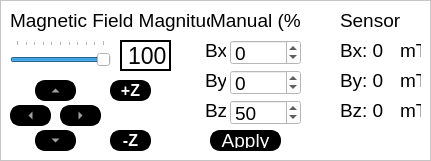
    <widget class="QFrame" name="frame_2">
     <property name="geometry">
      <rect>
       <x>10</x>
       <y>228</y>
       <width>431</width>
       <height>161</height>
      </rect>
     </property>
     <property name="styleSheet">
      <string notr="true"> color: rgb(0, 0, 0);
 background-color: rgb(255, 255, 255);
font-size: 14pt; font: Arial;</string>
     </property>
     <property name="frameShape">
      <enum>QFrame::StyledPanel</enum>
     </property>
     <property name="frameShadow">
      <enum>QFrame::Raised</enum>
     </property>
     <widget class="QToolButton" name="plusZbutton">
      <property name="geometry">
       <rect>
        <x>110</x>
        <y>80</y>
        <width>41</width>
        <height>21</height>
       </rect>
      </property>
      <property name="styleSheet">
       <string notr="true">QToolButton {
                color: rgb(255, 255, 255);
                background-color: rgb(0, 0, 0);
                border-style: outset;
                border-width: px;
                border-radius: 10px;
                border: 2px solid rgb(0, 0, 0);
                font: bold 16px;
                min-width: 1em;
                padding: 1px;
            }
            QToolButton:hover {
                background-color: rgb(100, 100, 100);
                color: rgb(255, 255, 255);
                border: 2px solid rgb(0, 255, 0);
            }
            QToolButton:checked {
                background-color: rgb(100, 100, 100);
                border: 2px solid rgb(255, 0, 0);
                border-style: inset;
                padding-left: 5px;
                padding-top: 5px;
            }</string>
      </property>
      <property name="text">
       <string>+Z</string>
      </property>
      <property name="checkable">
       <bool>true</bool>
      </property>
      <property name="autoRepeat">
       <bool>false</bool>
      </property>
      <property name="autoRepeatInterval">
       <number>1</number>
      </property>
      <property name="arrowType">
       <enum>Qt::NoArrow</enum>
      </property>
     </widget>
     <widget class="QToolButton" name="upfieldbutton">
      <property name="geometry">
       <rect>
        <x>35</x>
        <y>80</y>
        <width>41</width>
        <height>21</height>
       </rect>
      </property>
      <property name="styleSheet">
       <string notr="true">QToolButton {
                color: rgb(255, 255, 255);
                background-color: rgb(0, 0, 0);
                border-style: outset;
                border-width: px;
                border-radius: 10px;
                border: 2px solid rgb(0, 0, 0);
                font: bold 16px;
                min-width: 1em;
                padding: 1px;
            }
		   
            QToolButton:hover {
                background-color: rgb(100, 100, 100);
                color: rgb(255, 255, 255);
                border: 2px solid rgb(0, 255, 0);
            }

            QToolButton:checked {
                background-color: rgb(100, 100, 100);
                border: 2px solid rgb(255, 0, 0);
                border-style: inset;
                padding-left: 5px;
                padding-top: 5px;
            }</string>
      </property>
      <property name="text">
       <string>...</string>
      </property>
      <property name="checkable">
       <bool>true</bool>
      </property>
      <property name="checked">
       <bool>false</bool>
      </property>
      <property name="autoRepeat">
       <bool>false</bool>
      </property>
      <property name="autoRepeatInterval">
       <number>1</number>
      </property>
      <property name="arrowType">
       <enum>Qt::UpArrow</enum>
      </property>
     </widget>
     <widget class="QToolButton" name="rightfieldbutton">
      <property name="geometry">
       <rect>
        <x>60</x>
        <y>105</y>
        <width>41</width>
        <height>21</height>
       </rect>
      </property>
      <property name="styleSheet">
       <string notr="true">QToolButton {
                color: rgb(255, 255, 255);
                background-color: rgb(0, 0, 0);
                border-style: outset;
                border-width: px;
                border-radius: 10px;
                border: 2px solid rgb(0, 0, 0);
                font: bold 16px;
                min-width: 1em;
                padding: 1px;
            }
            QToolButton:hover {
                background-color: rgb(100, 100, 100);
                color: rgb(255, 255, 255);
                border: 2px solid rgb(0, 255, 0);
            }
            QToolButton:checked {
                background-color: rgb(100, 100, 100);
                border: 2px solid rgb(255, 0, 0);
                border-style: inset;
                padding-left: 5px;
                padding-top: 5px;
            }</string>
      </property>
      <property name="text">
       <string>...</string>
      </property>
      <property name="checkable">
       <bool>true</bool>
      </property>
      <property name="autoRepeat">
       <bool>false</bool>
      </property>
      <property name="autoRepeatInterval">
       <number>1</number>
      </property>
      <property name="arrowType">
       <enum>Qt::RightArrow</enum>
      </property>
     </widget>
     <widget class="QToolButton" name="leftfieldbutton">
      <property name="geometry">
       <rect>
        <x>10</x>
        <y>105</y>
        <width>41</width>
        <height>21</height>
       </rect>
      </property>
      <property name="styleSheet">
       <string notr="true">QToolButton {
                color: rgb(255, 255, 255);
                background-color: rgb(0, 0, 0);
                border-style: outset;
                border-width: px;
                border-radius: 10px;
                border: 2px solid rgb(0, 0, 0);
                font: bold 16px;
                min-width: 1em;
                padding: 1px;
            }
            QToolButton:hover {
                background-color: rgb(100, 100, 100);
                color: rgb(255, 255, 255);
                border: 2px solid rgb(0, 255, 0);
            }
            QToolButton:checked {
                background-color: rgb(100, 100, 100);
                border: 2px solid rgb(255, 0, 0);
                border-style: inset;
                padding-left: 5px;
                padding-top: 5px;
            }</string>
      </property>
      <property name="text">
       <string>...</string>
      </property>
      <property name="checkable">
       <bool>true</bool>
      </property>
      <property name="autoRepeat">
       <bool>false</bool>
      </property>
      <property name="autoRepeatInterval">
       <number>1</number>
      </property>
      <property name="arrowType">
       <enum>Qt::LeftArrow</enum>
      </property>
     </widget>
     <widget class="QToolButton" name="minusZbutton">
      <property name="geometry">
       <rect>
        <x>110</x>
        <y>130</y>
        <width>41</width>
        <height>21</height>
       </rect>
      </property>
      <property name="styleSheet">
       <string notr="true">QToolButton {
                color: rgb(255, 255, 255);
                background-color: rgb(0, 0, 0);
                border-style: outset;
                border-width: px;
                border-radius: 10px;
                border: 2px solid rgb(0, 0, 0);
                font: bold 16px;
                min-width: 1em;
                padding: 1px;
            }
            QToolButton:hover {
                background-color: rgb(100, 100, 100);
                color: rgb(255, 255, 255);
                border: 2px solid rgb(0, 255, 0);
            }
            QToolButton:checked {
                background-color: rgb(100, 100, 100);
                border: 2px solid rgb(255, 0, 0);
                border-style: inset;
                padding-left: 5px;
                padding-top: 5px;
            }</string>
      </property>
      <property name="text">
       <string>-Z</string>
      </property>
      <property name="checkable">
       <bool>true</bool>
      </property>
      <property name="autoRepeat">
       <bool>false</bool>
      </property>
      <property name="autoRepeatInterval">
       <number>1</number>
      </property>
      <property name="arrowType">
       <enum>Qt::NoArrow</enum>
      </property>
     </widget>
     <widget class="QToolButton" name="downfieldbutton">
      <property name="geometry">
       <rect>
        <x>35</x>
        <y>130</y>
        <width>41</width>
        <height>21</height>
       </rect>
      </property>
      <property name="styleSheet">
       <string notr="true">QToolButton {
                color: rgb(255, 255, 255);
                background-color: rgb(0, 0, 0);
                border-style: outset;
                border-width: px;
                border-radius: 10px;
                border: 2px solid rgb(0, 0, 0);
                font: bold 16px;
                min-width: 1em;
                padding: 1px;
            }
            QToolButton:hover {
                background-color: rgb(100, 100, 100);
                color: rgb(255, 255, 255);
                border: 2px solid rgb(0, 255, 0);
            }
            QToolButton:checked {
                background-color: rgb(100, 100, 100);
                border: 2px solid rgb(255, 0, 0);
                border-style: inset;
                padding-left: 5px;
                padding-top: 5px;
            }</string>
      </property>
      <property name="text">
       <string>...</string>
      </property>
      <property name="checkable">
       <bool>true</bool>
      </property>
      <property name="autoRepeat">
       <bool>false</bool>
      </property>
      <property name="autoRepeatInterval">
       <number>1</number>
      </property>
      <property name="arrowType">
       <enum>Qt::DownArrow</enum>
      </property>
     </widget>
     <widget class="QLabel" name="quickfieldlabel">
      <property name="geometry">
       <rect>
        <x>10</x>
        <y>5</y>
        <width>221</width>
        <height>31</height>
       </rect>
      </property>
      <property name="styleSheet">
       <string notr="true"/>
      </property>
      <property name="text">
       <string>Magnetic Field Magnitude</string>
      </property>
     </widget>
     <widget class="QLabel" name="bxlabel">
      <property name="geometry">
       <rect>
        <x>340</x>
        <y>40</y>
        <width>61</width>
        <height>21</height>
       </rect>
      </property>
      <property name="text">
       <string>Bx: 0</string>
      </property>
     </widget>
     <widget class="QLabel" name="bzlabel">
      <property name="geometry">
       <rect>
        <x>340</x>
        <y>100</y>
        <width>61</width>
        <height>21</height>
       </rect>
      </property>
      <property name="text">
       <string>Bz: 0</string>
      </property>
     </widget>
     <widget class="QLabel" name="bylabel">
      <property name="geometry">
       <rect>
        <x>340</x>
        <y>70</y>
        <width>61</width>
        <height>21</height>
       </rect>
      </property>
      <property name="text">
       <string>By: 0</string>
      </property>
     </widget>
     <widget class="QSlider" name="fieldmagnitudeSlider">
      <property name="geometry">
       <rect>
        <x>10</x>
        <y>40</y>
        <width>101</width>
        <height>31</height>
       </rect>
      </property>
      <property name="styleSheet">
       <string notr="true"/>
      </property>
      <property name="maximum">
       <number>100</number>
      </property>
      <property name="value">
       <number>100</number>
      </property>
      <property name="orientation">
       <enum>Qt::Horizontal</enum>
      </property>
      <property name="tickPosition">
       <enum>QSlider::TicksAbove</enum>
      </property>
     </widget>
     <widget class="QLabel" name="magnitudelabel">
      <property name="geometry">
       <rect>
        <x>120</x>
        <y>40</y>
        <width>51</width>
        <height>31</height>
       </rect>
      </property>
      <property name="styleSheet">
       <string notr="true">color: rgb(0,0,0);
background-color: rgb(255,255,255); border:2px solid rgb(0, 0, 0); 
font-size: 17pt; font: Arial;</string>
      </property>
      <property name="text">
       <string>100</string>
      </property>
     </widget>
     <widget class="QLabel" name="label_2">
      <property name="geometry">
       <rect>
        <x>400</x>
        <y>40</y>
        <width>21</width>
        <height>21</height>
       </rect>
      </property>
      <property name="text">
       <string>mT</string>
      </property>
     </widget>
     <widget class="QLabel" name="label_3">
      <property name="geometry">
       <rect>
        <x>400</x>
        <y>70</y>
        <width>21</width>
        <height>21</height>
       </rect>
      </property>
      <property name="text">
       <string>mT</string>
      </property>
     </widget>
     <widget class="QLabel" name="label_4">
      <property name="geometry">
       <rect>
        <x>400</x>
        <y>100</y>
        <width>21</width>
        <height>21</height>
       </rect>
      </property>
      <property name="text">
       <string>mT</string>
      </property>
     </widget>
     <widget class="QLabel" name="label_5">
      <property name="geometry">
       <rect>
        <x>340</x>
        <y>10</y>
        <width>61</width>
        <height>21</height>
       </rect>
      </property>
      <property name="text">
       <string>Sensor</string>
      </property>
     </widget>
     <widget class="QLabel" name="label_6">
      <property name="geometry">
       <rect>
        <x>210</x>
        <y>10</y>
        <width>91</width>
        <height>21</height>
       </rect>
      </property>
      <property name="text">
       <string>Manual (%)</string>
      </property>
     </widget>
     <widget class="QSpinBox" name="manualfieldBx">
      <property name="geometry">
       <rect>
        <x>230</x>
        <y>40</y>
        <width>71</width>
        <height>25</height>
       </rect>
      </property>
      <property name="minimum">
       <number>-100</number>
      </property>
      <property name="maximum">
       <number>100</number>
      </property>
      <property name="value">
       <number>0</number>
      </property>
     </widget>
     <widget class="QSpinBox" name="manualfieldBy">
      <property name="geometry">
       <rect>
        <x>230</x>
        <y>70</y>
        <width>71</width>
        <height>25</height>
       </rect>
      </property>
      <property name="minimum">
       <number>-100</number>
      </property>
      <property name="maximum">
       <number>100</number>
      </property>
      <property name="value">
       <number>0</number>
      </property>
      <property name="displayIntegerBase">
       <number>10</number>
      </property>
     </widget>
     <widget class="QSpinBox" name="manualfieldBz">
      <property name="geometry">
       <rect>
        <x>230</x>
        <y>100</y>
        <width>71</width>
        <height>25</height>
       </rect>
      </property>
      <property name="minimum">
       <number>-100</number>
      </property>
      <property name="maximum">
       <number>100</number>
      </property>
      <property name="value">
       <number>50</number>
      </property>
      <property name="displayIntegerBase">
       <number>10</number>
      </property>
     </widget>
     <widget class="QPushButton" name="manualapplybutton">
      <property name="geometry">
       <rect>
        <x>210</x>
        <y>130</y>
        <width>71</width>
        <height>21</height>
       </rect>
      </property>
      <property name="styleSheet">
       <string notr="true">QPushButton {
                color: rgb(255, 255, 255);
                background-color: rgb(0, 0, 0);
                border-style: outset;
                border-width: 2px;
                border-radius: 10px;
                border-color: rgb(0, 0, 0);
                min-width: 1em;
                padding: 1px;
            }
            QPushButton:hover {
                background-color: rgb(100, 100, 100);
                color: rgb(0, 0, 0);
                border-style: inset;
            }

 		QPushButton:checked {
                color: rgb(255, 255, 255);
                background-color: rgb(255, 0, 0);
                border-style: outset;
                border-width: 2px;
                border-radius: 10px;
                border-color: rgb(200, 0, 0);
                min-width: 1em;
                padding: 1px;
}</string>
      </property>
      <property name="text">
       <string>Apply</string>
      </property>
      <property name="checkable">
       <bool>true</bool>
      </property>
     </widget>
     <widget class="QLabel" name="label_7">
      <property name="geometry">
       <rect>
        <x>205</x>
        <y>40</y>
        <width>21</width>
        <height>21</height>
       </rect>
      </property>
      <property name="text">
       <string>Bx:</string>
      </property>
     </widget>
     <widget class="QLabel" name="label_8">
      <property name="geometry">
       <rect>
        <x>205</x>
        <y>70</y>
        <width>21</width>
        <height>21</height>
       </rect>
      </property>
      <property name="text">
       <string>By:</string>
      </property>
     </widget>
     <widget class="QLabel" name="label_9">
      <property name="geometry">
       <rect>
        <x>205</x>
        <y>100</y>
        <width>21</width>
        <height>21</height>
       </rect>
      </property>
      <property name="text">
       <string>Bz:</string>
      </property>
     </widget>
     <zorder>bzlabel</zorder>
     <zorder>bxlabel</zorder>
     <zorder>plusZbutton</zorder>
     <zorder>upfieldbutton</zorder>
     <zorder>rightfieldbutton</zorder>
     <zorder>leftfieldbutton</zorder>
     <zorder>minusZbutton</zorder>
     <zorder>downfieldbutton</zorder>
     <zorder>quickfieldlabel</zorder>
     <zorder>bylabel</zorder>
     <zorder>fieldmagnitudeSlider</zorder>
     <zorder>magnitudelabel</zorder>
     <zorder>label_2</zorder>
     <zorder>label_3</zorder>
     <zorder>label_4</zorder>
     <zorder>label_5</zorder>
     <zorder>label_6</zorder>
     <zorder>manualfieldBx</zorder>
     <zorder>manualfieldBy</zorder>
     <zorder>manualfieldBz</zorder>
     <zorder>manualapplybutton</zorder>
     <zorder>label_7</zorder>
     <zorder>label_8</zorder>
     <zorder>label_9</zorder>
    </widget>
